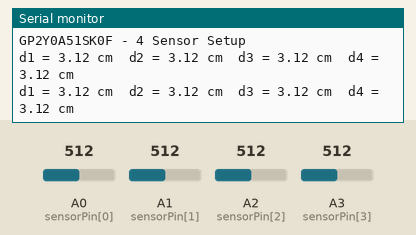
Recording of a sketch running on a simulated Arduino Uno, built with avr-gcc and run on an emulated ATmega328P. Parts: the last lines printed to the serial monitor. Inputs (shaded band) come from the test bench; at power-on: A0 (sensorPin[0]) = 512, A1 (sensorPin[1]) = 512, A2 (sensorPin[2]) = 512, A3 (sensorPin[3]) = 512.

Above: at 1.2 s.
1.3 s: A0 (sensorPin[0]) set to 716
At 1.7 s:
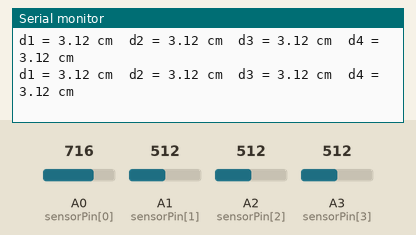
2.8 s: A1 (sensorPin[1]) set to 716
At 3.3 s:
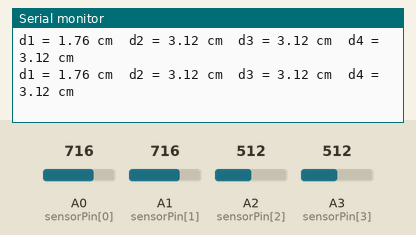
4.3 s: A2 (sensorPin[2]) set to 716
At 4.9 s:
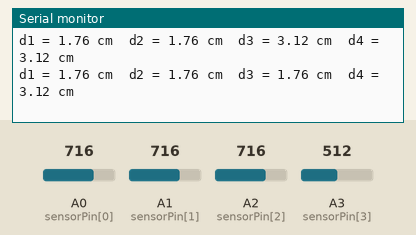
5.8 s: A3 (sensorPin[3]) set to 716
At 6.5 s:
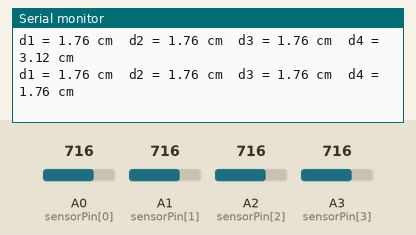
7.3 s: A0 (sensorPin[0]) set to 992
At 8.1 s:
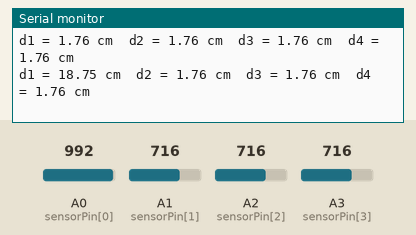
8.8 s: A1 (sensorPin[1]) set to 992
At 8.8 s:
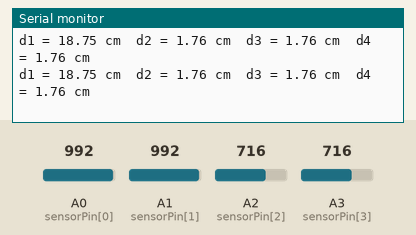
Timing chart, 0 to 11.3 s (numbered marks = the images above; inputs shaded):
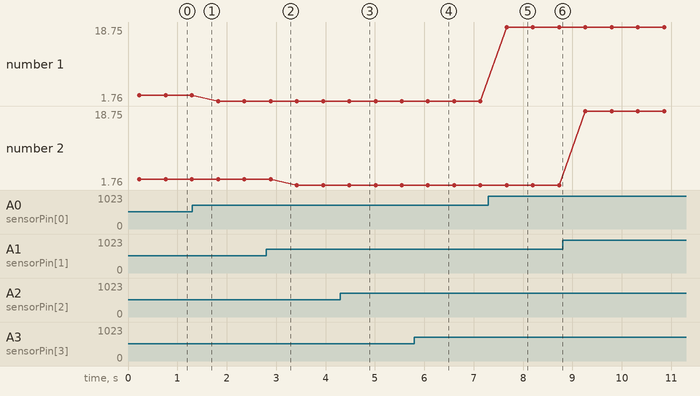

The sketch:

sketch_mar23b.ino
```cpp
const int sensorPin[] = {A0, A1, A2, A3};  // Pins for 4 sensors
float distance[4];                         // Store distances for each sensor
const int AVERAGE_OF = 50;
const float MCU_VOLTAGE = 3.3;

void setup() {
  Serial.begin(9600);
  Serial.println("GP2Y0A51SK0F - 4 Sensor Setup");
}

void loop() {
  for (int i = 0; i < 4; i++) {
    readDistance(i);  // Read each sensor
  }

  // Print results
  for (int i = 0; i < 4; i++) {
    Serial.print("d");
    Serial.print(i + 1);
    Serial.print(" = ");
    Serial.print(distance[i]);
    Serial.print(" cm\t");
  }
  Serial.println();
  delay(300);
}

void readDistance(int sensor) {
  float voltage_temp_average = 0;

  for (int i = 0; i < AVERAGE_OF; i++) {
    int sensorValue = analogRead(sensorPin[sensor]);
    delay(1);
    voltage_temp_average += sensorValue * (MCU_VOLTAGE / 1023.0);
  }
  voltage_temp_average /= AVERAGE_OF;

  // Polynomial fitting curve equation for GP2Y0A51SK0F
  distance[sensor] = 33.9
                   - 69.5 * voltage_temp_average
                   + 62.3 * pow(voltage_temp_average, 2)
                   - 25.4 * pow(voltage_temp_average, 3)
                   + 3.83 * pow(voltage_temp_average, 4);
}
```

Measured:
- after the input at 4.3 s, the serial monitor: prints a new line after 0.18 s (image 3)
- after the input at 5.8 s, the serial monitor: prints a new line after 0.28 s (image 4)
- after the input at 7.3 s, the serial monitor: prints a new line after 0.37 s (image 5)
- plotted number 1: 3.12 → 1.76 after the input at 1.3 s, 1.76 → 18.75 after the input at 7.3 s
